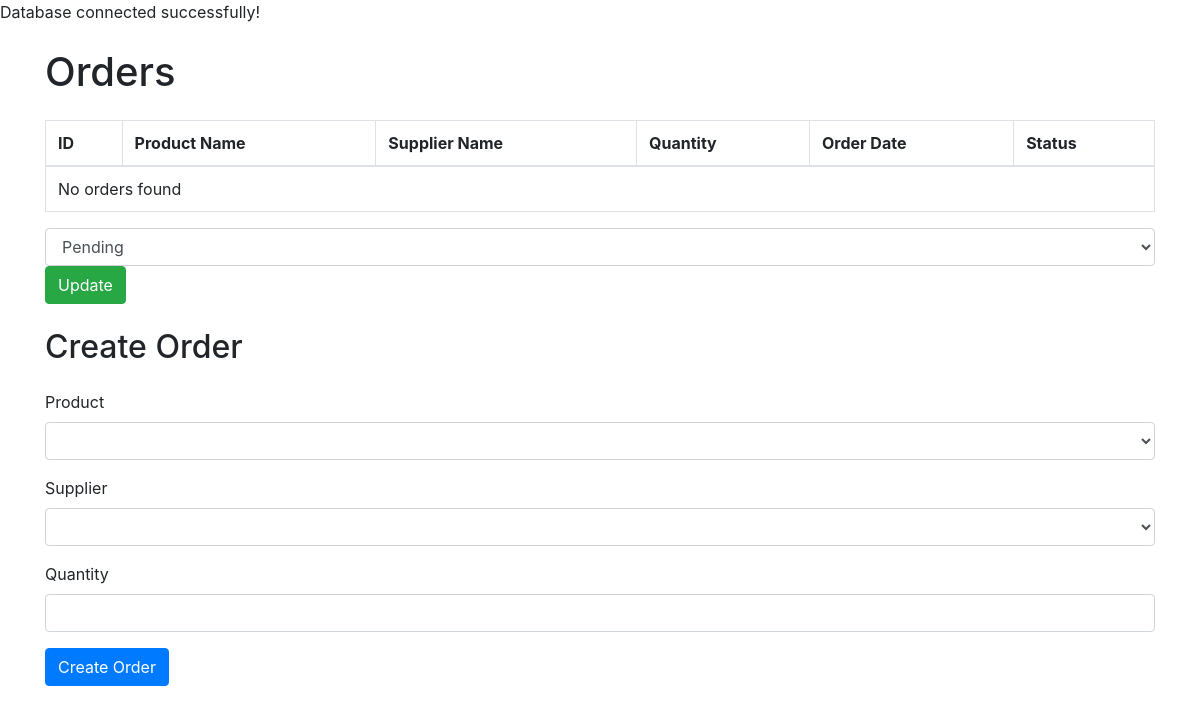
Before: /Admin/orders.php with the older database file.
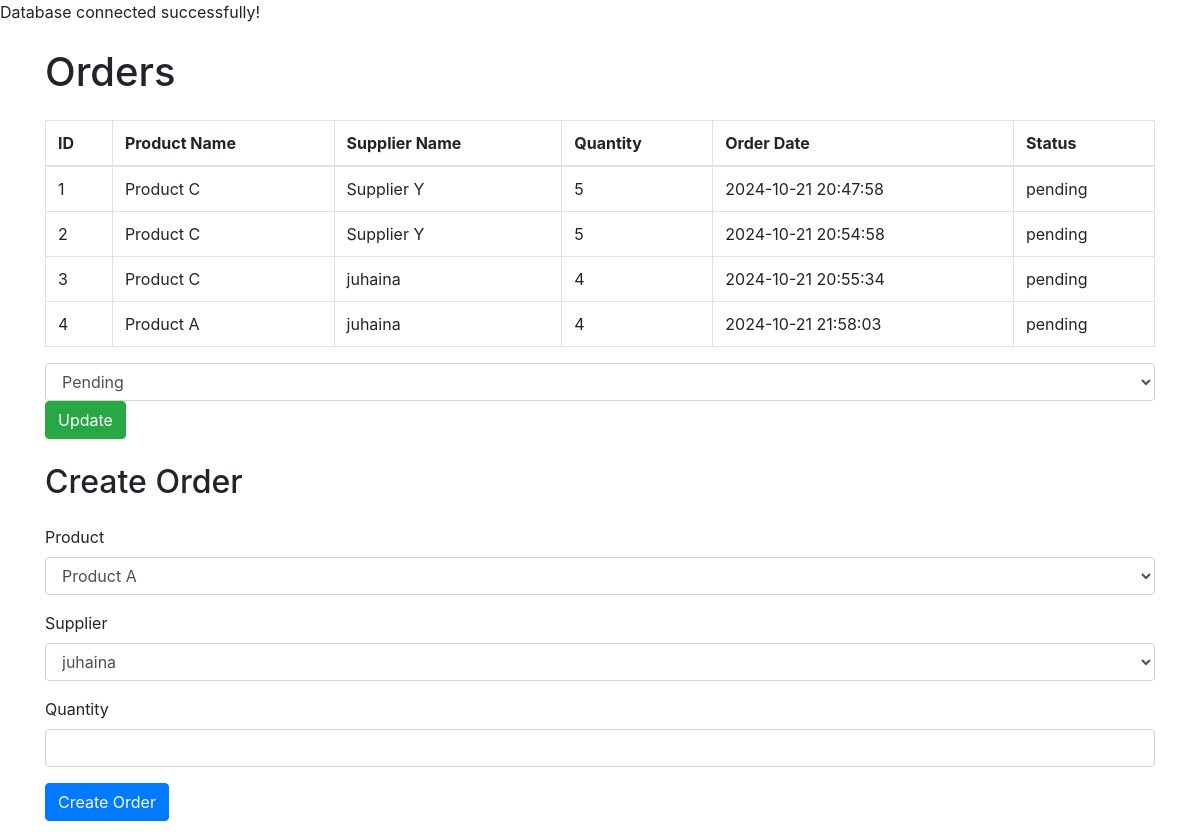
After: the same page with the newer database file.
### tables this page shows
CREATE TABLE `orders` (
  `id` int(11) NOT NULL,
  `product_id` int(11) NOT NULL,
  `supplier_id` int(11) NOT NULL,
  `quantity` int(11) NOT NULL,
  `order_date` datetime DEFAULT current_timestamp(),
  `status` enum('pending','completed','canceled') DEFAULT 'pending'
);

CREATE TABLE `products` (
  `ID` int(11) NOT NULL,
  `ProductName` text NOT NULL,
  `Price` int(11) NOT NULL,
  `SellerName` text NOT NULL,
  `Picture` blob NOT NULL,
  `Quantity` int(11) NOT NULL
);

CREATE TABLE `suppliers` (
  `id` int(11) NOT NULL,
  `supplier_name` varchar(255) NOT NULL,
  `contact_info` varchar(255) NOT NULL,
  `payment_terms` varchar(255) NOT NULL
);

### Admin/orders.php (the view, shortened to what this page needs)
<?php
$host = 'localhost';
$db = 'project';
$user = 'root';
$pass = '';
$conn = new mysqli($host, $user, $pass, $db);
$sql = "SELECT o.id, p.ProductName AS ProductName, s.supplier_name AS supplier_name, o.quantity, o.order_date, o.status
        FROM orders o
        JOIN products p ON o.product_id = p.id
        JOIN suppliers s ON o.supplier_id = s.id";
$result = $conn->query($sql);
?>
<!DOCTYPE html>
<html lang="en">
<head>
    <link href="https://stackpath.bootstrapcdn.com/bootstrap/4.5.2/css/bootstrap.min.css" rel="stylesheet">
</head>
<body>
    <div class="container">
        <h1 class="my-4">Orders</h1>
        <table class="table table-bordered">
            <thead>
                <tr>
                    <th>ID</th>
                    <th>Product Name</th>
                    <th>Supplier Name</th>
                    <th>Quantity</th>
                    <th>Order Date</th>
                    <th>Status</th>
                </tr>
            </thead>
            <tbody>
                <?php
                if ($result->num_rows > 0) {
                    while ($row = $result->fetch_assoc()) {
                        echo "<tr>
                                <td>{$row['id']}</td>
                                <td>{$row['ProductName']}</td>
                                <td>{$row['supplier_name']}</td>
                                <td>{$row['quantity']}</td>
                                <td>{$row['order_date']}</td>
                                <td>{$row['status']}</td>
                            </tr>";
                    }
                } else {
                    echo "<tr><td colspan='6'>No orders found</td></tr>";
                }
                ?>
            </tbody>
        </table>
        <td>
    <form action="update_order_status.php" method="POST">
        <select name="status" class="form-control">
            <option value="Pending">Pending</option>
        </select>
        <button type="submit" class="btn btn-success">Update</button>
    </form>
</td>
        <h2 class="my-4">Create Order</h2>
        <form action="" method="POST">
            <div class="form-group">
                <label for="product_id">Product</label>
                <select name="product_id" id="product_id" class="form-control" required>
                    <?php
                    $productSql = "SELECT id, ProductName FROM products";
                    $productResult = $conn->query($productSql);
                    while ($product = $productResult->fetch_assoc()) {
                        echo "<option value='{$product['id']}'>{$product['ProductName']}</option>";
                    }
                    ?>
                </select>
            </div>
            <div class="form-group">
                <label for="supplier_id">Supplier</label>
                <select name="supplier_id" id="supplier_id" class="form-control" required>
                    <?php
                    $supplierSql = "SELECT id, supplier_name FROM suppliers";
                    $supplierResult = $conn->query($supplierSql);
                    while ($supplier = $supplierResult->fetch_assoc()) {
                        echo "<option value='{$supplier['id']}'>{$supplier['supplier_name']}</option>";
                    }
                    ?>
                </select>
            </div>
            <div class="form-group">
                <label for="quantity">Quantity</label>
                <input type="number" name="quantity" id="quantity" class="form-control" required>
            </div>
            <button type="submit" class="btn btn-primary">Create Order</button>
        </form>
    </div>
</body>
</html>

Changed rows visible on the page:
added orders: id "1", product.ProductName "Product C", supplier.supplier_name "Supplier Y", quantity "5", order_date "2024-10-21 20:47:58", status "pending"
added orders: id "2", product.ProductName "Product C", supplier.supplier_name "Supplier Y", quantity "5", order_date "2024-10-21 20:54:58", status "pending"
added orders: id "3", product.ProductName "Product C", supplier.supplier_name "juhaina", quantity "4", order_date "2024-10-21 20:55:34", status "pending"
added orders: id "4", product.ProductName "Product A", supplier.supplier_name "juhaina", quantity "4", order_date "2024-10-21 21:58:03", status "pending"
Other visible differences:
form field product_id: (not shown) → "Product A"
form field supplier_id: (not shown) → "juhaina"
text no longer shown: "No orders found"
